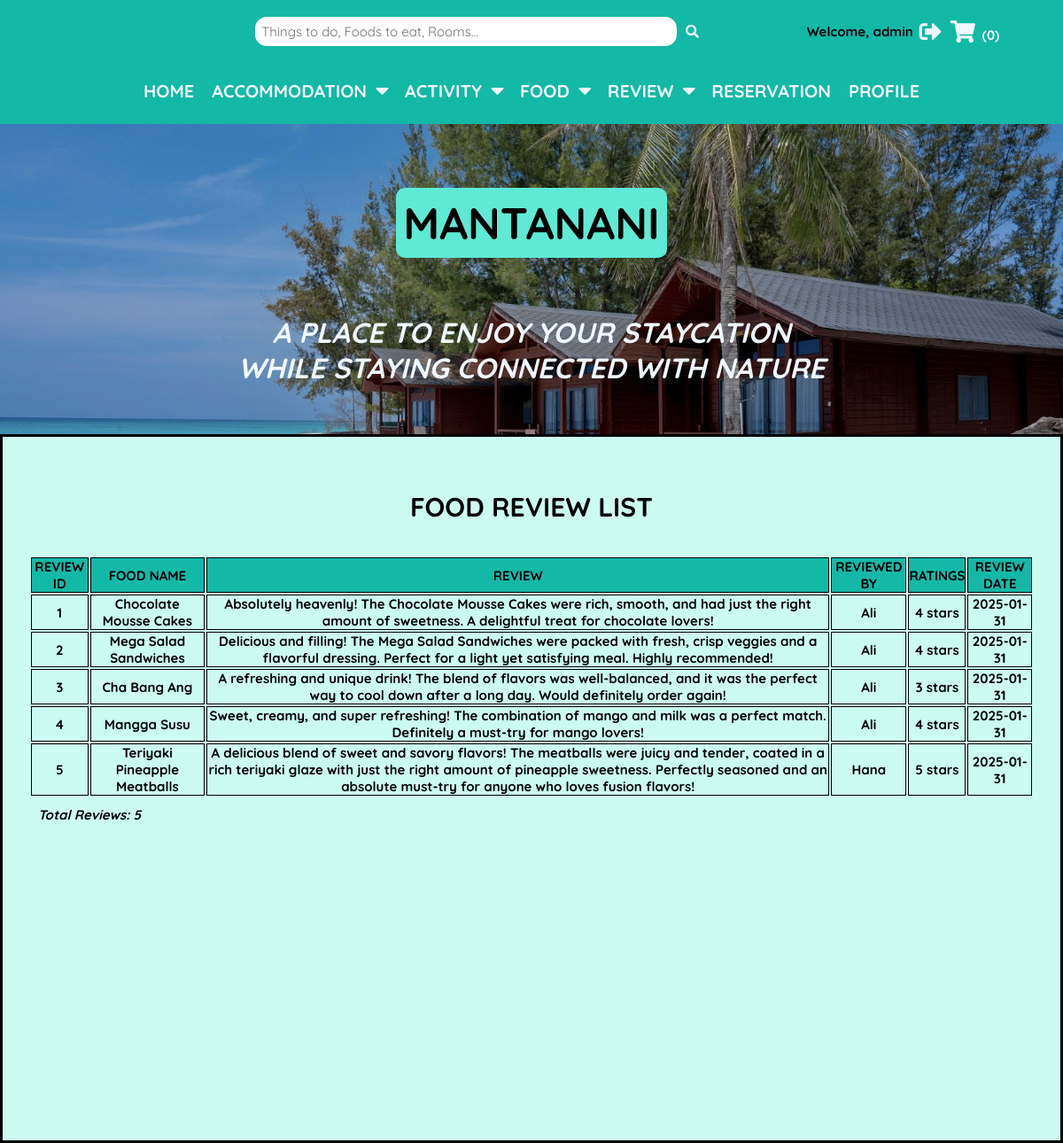
The page /MODULES/ADMIN_MODULE/foodReview.php (signed in) on the database its author committed.
### tables this page shows
CREATE TABLE `review_food` (
  `reviewID` int(11) NOT NULL,
  `reviewText` varchar(1000) NOT NULL,
  `reviewRating` int(11) NOT NULL COMMENT 'Lowest(1) - Highest(5)',
  `reviewDate` date NOT NULL,
  `reviewedBy` int(11) NOT NULL,
  `foodID` int(11) NOT NULL,
  `fpID` int(11) NOT NULL
);

CREATE TABLE `food` (
  `foodID` int(11) NOT NULL,
  `foodName` varchar(255) NOT NULL,
  `foodImg` varchar(255) NOT NULL,
  `foodCategory` int(11) NOT NULL,
  `foodDesc` varchar(1000) NOT NULL,
  `foodPrice` decimal(8,2) NOT NULL
);

CREATE TABLE `user` (
  `userID` int(11) NOT NULL,
  `userEmail` varchar(255) NOT NULL,
  `userName` varchar(255) NOT NULL,
  `userPwd` varchar(255) NOT NULL,
  `userImg` varchar(255) NOT NULL,
  `userRole` int(11) NOT NULL COMMENT '1:Admin 2:User'
);

### MODULES/ADMIN_MODULE/foodReview.php (the view, shortened to what this page needs)
<?php
  include("../../../SMMS/CONFIG/config.php");
?>
<!DOCTYPE html>
<html lang="en">
  <head>
    <link rel="stylesheet" href="https://cdnjs.cloudflare.com/ajax/libs/font-awesome/5.15.4/css/all.min.css">
    <link rel="stylesheet" href="../../../SMMS/CSS/MISC/utils.css">
    <link rel="stylesheet" href="../../../SMMS/CSS/MISC/headerBanner.css">
    <link rel="stylesheet" href="../../../SMMS/CSS/MISC/topNav.css">
    <link rel="stylesheet" href="../../../SMMS/CSS/MISC/topHeader.css">
    <link rel="stylesheet" href="../../../SMMS/CSS/ADMIN/adminList.css">
  </head>
  <body>
    <?php include '../../INCLUDES/topHeader.php'; ?>
    <?php include '../../INCLUDES/adminNav.php'; ?>
    <?php include '../../INCLUDES/headerBanner.php';?>
    <section class="adminHome">
      <div class="list-container">
        <h1 id="admin-listTitle">
          FOOD REVIEW LIST
        </h1><br><br>
        <?php
          $sql_review = "SELECT r.reviewID, r.reviewText, r.reviewRating, r.reviewDate, u.userName, f.foodName
          FROM review_food r
          JOIN user u ON r.reviewedBy = u.userID
          JOIN food f ON r.foodID = f.foodID
          ORDER BY r.reviewID ASC";
          $result = mysqli_query($conn, $sql_review);
          $rowcount = mysqli_num_rows($result);
        ?>
        <table id="list-table">
          <tr>
            <th>REVIEW ID</th>
            <th>FOOD NAME</th>
            <th>REVIEW</th>
            <th>REVIEWED BY</th>
            <th>RATINGS</th>
            <th>REVIEW DATE</th>
          </tr>
        <?php
          if ($rowcount > 0) {
            while ($row = mysqli_fetch_assoc($result)) {
              echo "<tr>";
              echo "<td>" . htmlspecialchars($row["reviewID"]) . "</td>";
              echo "<td>" . htmlspecialchars($row["foodName"]) . "</td>";
              echo "<td>" . htmlspecialchars($row["reviewText"]) . "</td>";
              echo "<td>" . htmlspecialchars($row["userName"]) . "</td>";
              echo "<td>" . htmlspecialchars($row["reviewRating"]) . " stars" . "</td>";
              echo "<td>" . htmlspecialchars($row["reviewDate"]) . "</td>";
            }
          }
          else {
            echo "<p>No results found.</p>";
          }
        ?>
      </table>
        <h2 id="list-row-count">Total Reviews: <?php echo $rowcount; ?></h2>
      </div>
    </section>
  </body>
</html>

### CSS/MISC/utils.css (style rules this page uses)
:root { --teal-100: #ccfbf1; --teal-200: #99f6e4; --teal-300: #5eead4; --teal-400: #2dd4bf; --teal-500: #14b8a6; --jade-100: #19d6aa; --jade-200: #14ba93; --jade-300: #109e7d; --jade-400: #0b8468; --jade-500: #076a53; --black: #070504; --black-shadow: 0px 4px 4px rgba(0, 0, 0, 0.25); --aliceblue: #f0f8ff; }
* { font-family: 'Quicksand', sans-serif; margin: 0; padding: 0; box-sizing: border-box; outline: none; border: none; text-decoration: none; }
html { font-size: 62.5%; overflow-x: hidden; background-color: var(--teal-100); }

### CSS/ADMIN/adminList.css (style rules this page uses)
.adminHome { padding: 1rem; min-height: 100vh; border-style: solid; }
#admin-listTitle { font-size: 3rem; text-align: center; padding-top: 3rem; margin-bottom: 1rem; }
.list-container { margin: 2rem; justify-content: center; align-items: center; text-align: center; }
#list-table { width: 100%; font-size: 1.5rem; font-weight: bold; }
#list-table table, th, td { border: 1px solid; }
#list-table th { background-color: var(--teal-500); }
#list-row-count { font-size: 1.5rem; font-weight: bold; font-style: italic; text-align: start; margin: 1rem; }
#accom-table table, th, td { border: 1px solid; }

### rows shown on the page
review_food: reviewID "1", foodID.foodName "Chocolate Mousse Cakes", reviewText "Absolutely heavenly! The Chocolate Mousse Cakes were rich, smooth, and had just the right amount of sweetness. A delightful treat for chocolate lovers!", reviewedBy.userName "Ali", reviewRating "4", reviewDate "2025-01-31"
review_food: reviewID "2", foodID.foodName "Mega Salad Sandwiches", reviewText "Delicious and filling! The Mega Salad Sandwiches were packed with fresh, crisp veggies and a flavorful dressing. Perfect for a light yet satisfying meal. Highly recommended!", reviewedBy.userName "Ali", reviewRating "4", reviewDate "2025-01-31"
review_food: reviewID "3", foodID.foodName "Cha Bang Ang", reviewText "A refreshing and unique drink! The blend of flavors was well-balanced, and it was the perfect way to cool down after a long day. Would definitely order again!", reviewedBy.userName "Ali", reviewRating "3", reviewDate "2025-01-31"
review_food: reviewID "4", foodID.foodName "Mangga Susu", reviewText "Sweet, creamy, and super refreshing! The combination of mango and milk was a perfect match. Definitely a must-try for mango lovers!", reviewedBy.userName "Ali", reviewRating "4", reviewDate "2025-01-31"
review_food: reviewID "5", foodID.foodName "Teriyaki Pineapple Meatballs", reviewText "A delicious blend of sweet and savory flavors! The meatballs were juicy and tender, coated in a rich teriyaki glaze with just the right amount of pineapple sweetness. Perfectly seasoned and an absolute must-try for anyone who loves fusion flavors!", reviewedBy.userName "Hana", reviewRating "5", reviewDate "2025-01-31"

### other values the page prints
$_SESSION["userName"] "admin"
$rowcount "5"
